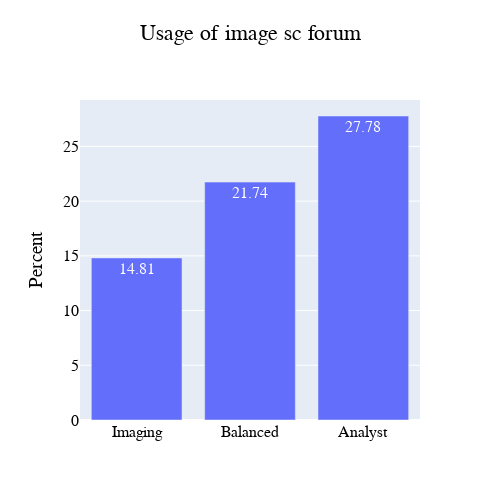

The notebook cell this image was saved under:
### Markdown cell above
##### Creation of the figure

### Code cell
sc_usage_fig = px.bar(per_sc_usage_df, per_sc_usage_df['index'], y=per_sc_usage_df['percentage'], text_auto=True, width=500, height=500,labels={'index':'', 'percentage':'Percent'}, title='Usage of image sc forum')
sc_usage_fig.update_layout(width=500, height=500, title_x=0.5, title_y=0.95, font=dict(family='Helvetica', color="Black", size=16), legend=dict(title_font_family = 'Helvetica', font=dict(size=16, color="Black")))
#sc_usage_fig.write_image('sc_usage_fig.svg')

### Figure 1 — Plotly figure (JSON) as saved in the notebook; plotly's stock layout.template omitted (floating-point values rounded to 4 significant figures)
{"data": [{"alignmentgroup": "True", "hovertemplate": "=%{x}<br>Percent=%{y}<extra></extra>", "legendgroup": "", "marker": {"color": "#636efa", "pattern": {"shape": ""}}, "name": "", "offsetgroup": "", "orientation": "v", "showlegend": false, "textposition": "auto", "texttemplate": "%{y}", "type": "bar", "x": ["Imaging", "Balanced", "Analyst"], "xaxis": "x", "y": [14.81, 21.74, 27.78], "yaxis": "y"}], "layout": {"barmode": "relative", "font": {"color": "Black", "family": "Helvetica", "size": 16}, "height": 500, "legend": {"font": {"color": "Black", "size": 16}, "title": {"font": {"family": "Helvetica"}}, "tracegroupgap": 0}, "title": {"text": "Usage of image sc forum", "x": 0.5, "y": 0.95}, "width": 500, "xaxis": {"anchor": "y", "domain": [0, 1], "title": {"text": ""}}, "yaxis": {"anchor": "x", "domain": [0, 1], "title": {"text": "Percent"}}}}
